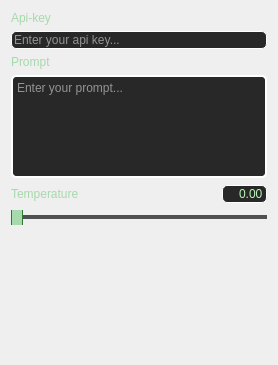
       <widget class="QWidget" name="Setting">
        <property name="sizePolicy">
         <sizepolicy hsizetype="Minimum" vsizetype="Preferred">
          <horstretch>0</horstretch>
          <verstretch>0</verstretch>
         </sizepolicy>
        </property>
        <attribute name="title">
         <string>setting</string>
        </attribute>
        <layout class="QVBoxLayout" name="verticalLayout_4">
         <item>
          <layout class="QVBoxLayout" name="verticalLayout_2" stretch="1,1,1,8,1,1,10">
           <item>
            <widget class="QLabel" name="label_3">
             <property name="sizePolicy">
              <sizepolicy hsizetype="Minimum" vsizetype="Preferred">
               <horstretch>0</horstretch>
               <verstretch>0</verstretch>
              </sizepolicy>
             </property>
             <property name="styleSheet">
              <string notr="true">QLabel {
    color: rgb(166, 217, 171);
}</string>
             </property>
             <property name="text">
              <string>Api-key</string>
             </property>
            </widget>
           </item>
           <item>
            <widget class="QLineEdit" name="api_key_txt">
             <property name="sizePolicy">
              <sizepolicy hsizetype="Minimum" vsizetype="Minimum">
               <horstretch>0</horstretch>
               <verstretch>0</verstretch>
              </sizepolicy>
             </property>
             <property name="styleSheet">
              <string notr="true">QLineEdit {
	color: white;
    background-color: rgb(40, 40, 40); /* 원하는 색상으로 변경 */
	border: 1px solid rgb(255,255,255);
	border-radius: 5px;      /* (선택 사항) 모서리를 둥글게 */
}
QLineEdit:focus {
    border: 1px solid rgb(184, 247, 185);
    outline: none;           /* 기본 포커스 아웃라인 제거 */
}</string>
             </property>
             <property name="text">
              <string/>
             </property>
             <property name="echoMode">
              <enum>QLineEdit::EchoMode::PasswordEchoOnEdit</enum>
             </property>
             <property name="alignment">
              <set>Qt::AlignmentFlag::AlignLeading|Qt::AlignmentFlag::AlignLeft|Qt::AlignmentFlag::AlignTop</set>
             </property>
             <property name="placeholderText">
              <string>Enter your api key...</string>
             </property>
            </widget>
           </item>
           <item>
            <widget class="QLabel" name="label_4">
             <property name="sizePolicy">
              <sizepolicy hsizetype="Minimum" vsizetype="Preferred">
               <horstretch>0</horstretch>
               <verstretch>0</verstretch>
              </sizepolicy>
             </property>
             <property name="styleSheet">
              <string notr="true">QLabel {
    color: rgb(166, 217, 171);
}</string>
             </property>
             <property name="text">
              <string>Prompt</string>
             </property>
            </widget>
           </item>
           <item>
            <widget class="QTextEdit" name="prompt_txt">
             <property name="sizePolicy">
              <sizepolicy hsizetype="Minimum" vsizetype="Expanding">
               <horstretch>0</horstretch>
               <verstretch>0</verstretch>
              </sizepolicy>
             </property>
             <property name="font">
              <font>
               <bold>false</bold>
              </font>
             </property>
             <property name="styleSheet">
              <string notr="true">QTextEdit {
	border-radius: 5px;
    background-color: rgb(40, 40, 40); /* 원하는 색상으로 변경 */
	border: 2px solid white;
	color: white;
}
QTextEdit:focus {
    border: 2px solid rgb(184, 247, 185);
}</string>
             </property>
             <property name="placeholderText">
              <string>Enter your prompt...</string>
             </property>
            </widget>
           </item>
           <item>
            <layout class="QHBoxLayout" name="horizontalLayout_4" stretch="1,3,1">
             <item>
              <widget class="QLabel" name="label_5">
               <property name="styleSheet">
                <string notr="true">QLabel {
    color: rgb(166, 217, 171);
}</string>
               </property>
               <property name="text">
                <string>Temperature</string>
               </property>
              </widget>
             </item>
             <item>
              <spacer name="horizontalSpacer_15">
               <property name="orientation">
                <enum>Qt::Orientation::Horizontal</enum>
               </property>
               <property name="sizeHint" stdset="0">
                <size>
                 <width>40</width>
                 <height>20</height>
                </size>
               </property>
              </spacer>
             </item>
             <item>
              <widget class="QLineEdit" name="temp_val">
               <property name="minimumSize">
                <size>
                 <width>0</width>
                 <height>0</height>
                </size>
               </property>
               <property name="styleSheet">
                <string notr="true">QLineEdit {
	color: rgb(184, 247, 185);
    background-color: rgb(40, 40, 40); /* 원하는 색상으로 변경 */
	border: 1px solid rgb(255,255,255);
	border-radius: 5px;      /* (선택 사항) 모서리를 둥글게 */
}
QLineEdit:focus {
    border: 1px solid rgb(184, 247, 185);
    outline: none;           /* 기본 포커스 아웃라인 제거 */
}</string>
               </property>
               <property name="text">
                <string>0.00</string>
               </property>
               <property name="alignment">
                <set>Qt::AlignmentFlag::AlignRight|Qt::AlignmentFlag::AlignTrailing|Qt::AlignmentFlag::AlignVCenter</set>
               </property>
              </widget>
             </item>
            </layout>
           </item>
           <item>
            <widget class="QSlider" name="temp_slider">
             <property name="sizePolicy">
              <sizepolicy hsizetype="Minimum" vsizetype="Fixed">
               <horstretch>0</horstretch>
               <verstretch>0</verstretch>
              </sizepolicy>
             </property>
             <property name="styleSheet">
              <string notr="true">QSlider::groove {
	background-color: rgb(80,80,80);
	height: 4px;
}
QSlider::handle {
	background-color: rgb(166, 217, 171);
	border: 1px solid rgb(50,120,50);
	width: 10px;
	height: 20px;
	margin: -20px 0;
}

QSlider::handle:horizontal:hover{
	background: rgb(100,170,100);
}
QSlider::handle:horizontal:pressed{
	background: rgb(50,120,50);
}
QSlider::sub-page {
	background-color: rgb(166, 217, 171);
}</string>
             </property>
             <property name="maximum">
              <number>100</number>
             </property>
             <property name="singleStep">
              <number>1</number>
             </property>
             <property name="value">
              <number>0</number>
             </property>
             <property name="orientation">
              <enum>Qt::Orientation::Horizontal</enum>
             </property>
            </widget>
           </item>
           <item>
            <spacer name="verticalSpacer_3">
             <property name="orientation">
              <enum>Qt::Orientation::Vertical</enum>
             </property>
             <property name="sizeType">
              <enum>QSizePolicy::Policy::Minimum</enum>
             </property>
             <property name="sizeHint" stdset="0">
              <size>
               <width>20</width>
               <height>40</height>
              </size>
             </property>
            </spacer>
           </item>
          </layout>
         </item>
        </layout>
       </widget>
